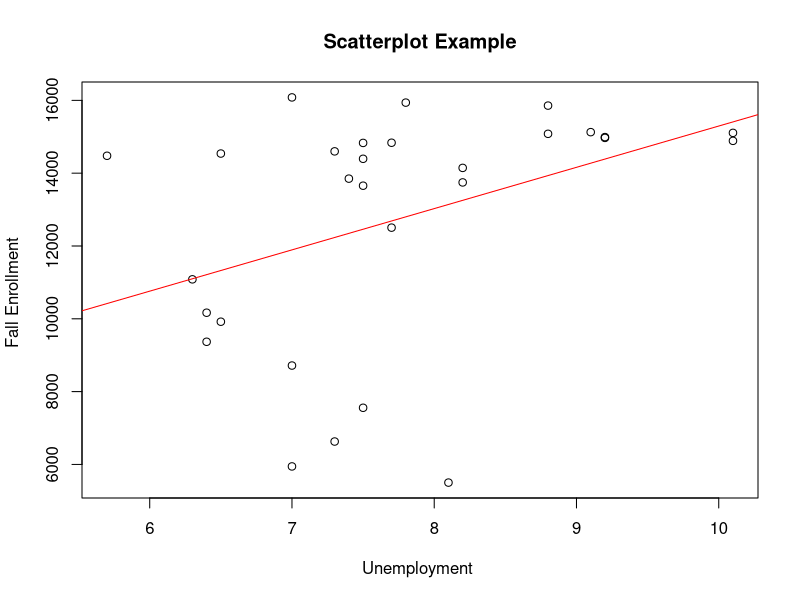

R code for this plot:
#read data into variable (note that the program expects the csv file to be in the working directory)
setwd("~/Documents/coding_intro_spring_2019/examples/")
datavar <- read.csv("dataset_enrollmentForecast.csv")

#attach data variable
attach(datavar)

#display all data
datavar

#create a linear model using lm(FORMULA, DATAVAR)
#predict the fall enrollment (ROLL) using the unemployment rate (UNEM)
linearModelVar <- lm(ROLL ~ UNEM, datavar)
#display linear model
linearModelVar

#the predicted fall enrollment, given a 9% unemployment rate, is 14,163 students.
#use summary(OBJECT) to display information about the linear model
summary(linearModelVar)

#create a base scatterplot
plot(UNEM, ROLL, main="Scatterplot Example", xlab="Unemployment ", ylab="Fall Enrollment ")

#now plot the linear regression model
abline(linearModelVar, col="red") # regression line (y~x) 




